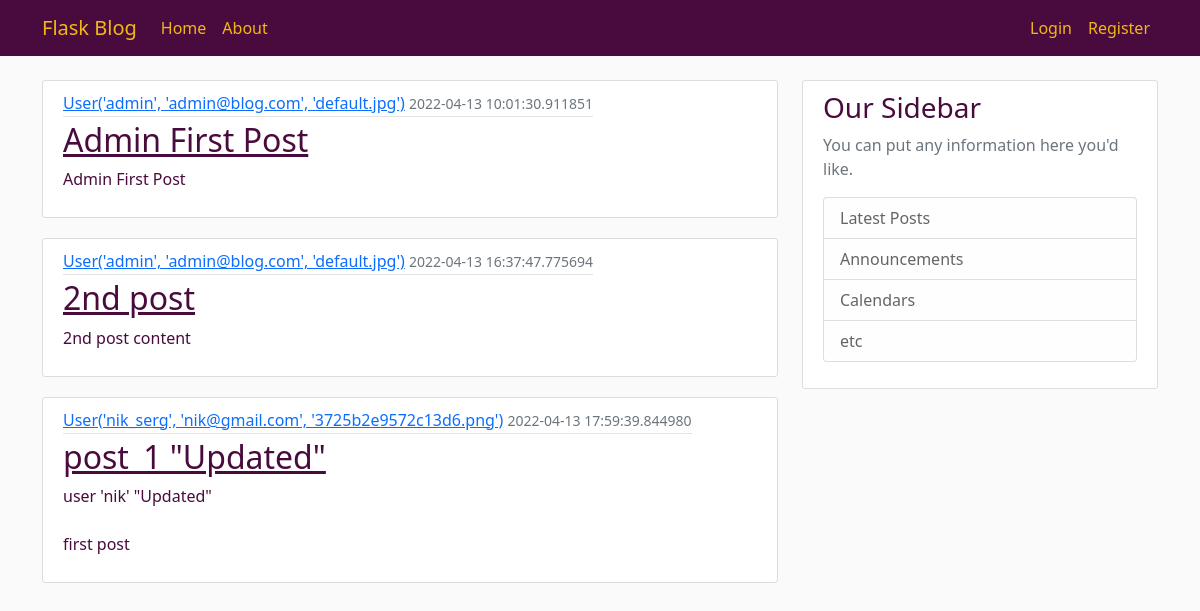
Page /home on the earlier database version.
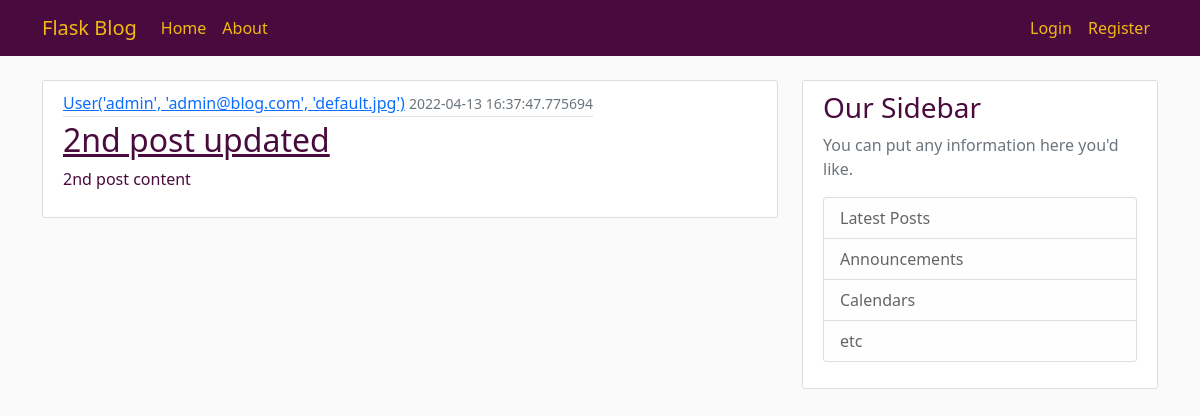
Same page on the later database version.
### flaskblog/models.py (models this page shows, shortened)
class Post(db.Model):
    id = db.Column(db.Integer, primary_key=True)
    title = db.Column(db.String(100), nullable=False)
    date_posted = db.Column(db.DateTime, nullable=False, default=datetime.utcnow)
    content = db.Column(db.Text, nullable=False)
    user_id = db.Column(db.Integer, db.ForeignKey('user.id'), nullable=False)

class User(db.Model, UserMixin):
    id = db.Column(db.Integer, primary_key=True)
    username = db.Column(db.String(20), unique=True, nullable=False)
    email = db.Column(db.String(120), unique=True, nullable=False)
    image_file = db.Column(db.String(20), nullable=False, default='default.jpg')
    password = db.Column(db.String(60), nullable=False)
    posts = db.relationship('Post', backref='author', lazy=True)
    def __repr__(self):
        return f"User('{self.username}', '{self.email}', '{self.image_file}')"

### flaskblog/routes.py (the view)
@app.route("/")
@app.route("/home")
def home():
    posts = Post.query.all()
    return render_template('home.html', posts=posts)

### flaskblog/templates/home.html
{% extends "layout.html" %}
{% block content %}
{% for post in posts %}
<article class="media content-section">
    <div class="media-body">
        <div class="article-metadata">
            <a class="mr-2" href="#">{{ post.author }}</a>
            <small class="text-muted">{{ post.date_posted }}</small>
        </div>
        <h2><a class="article-title" href="#">{{ post.title }}</a></h2>
        <p class="article-content">{{ post.content }}</p>
    </div>
</article>
{% endfor %}
{% endblock content%}

### flaskblog/templates/layout.html (shortened to what this page needs)
<!DOCTYPE html>
<html>
<head>
    <link href="https://cdn.jsdelivr.net/npm/bootstrap@5.1.3/dist/css/bootstrap.min.css"
 rel="stylesheet">
    <link rel="stylesheet" type="text/css" href="{{ url_for('static', filename='main.css') }}">
</head>
<body>
<header class="site-header">
    <nav class="navbar navbar-expand-md navbar-dark bg-steel fixed-top">
        <div class="container" id="nav">
            <a class="navbar-brand mr-4" href="/">Flask Blog</a>
            <div class="collapse navbar-collapse" id="navbarToggle">
                <div class="navbar-nav">
                    <a class="nav-item nav-link" href="{{ url_for('home') }}">Home</a>
                    <a class="nav-item nav-link" href="{{ url_for('about') }}">About</a>
                </div>
                <div class="navbar-nav ms-auto">
                    {% if current_user.is_authenticated %}
                    <a class="nav-item nav-link" href="{{ url_for('new_post') }}">New Post</a>
                    <a class="nav-item nav-link" href="{{ url_for('account') }}">Account</a>
                    <a class="nav-item nav-link" href="{{ url_for('logout') }}">Logout</a>
                    {% else %}
                    <a class="nav-item nav-link" href="{{ url_for('login') }}">Login</a>
                    <a class="nav-item nav-link" href="{{ url_for('register') }}">Register</a>
                    {% endif %}
                </div>
            </div>
        </div>
    </nav>
</header>
<main class="container" role="main">
    <div class="row">
        <div class="col-md-8">
            {% block content %}{% endblock %}
        </div>
        <div class="col-md-4">
            <div class="content-section">
                <h3>Our Sidebar</h3>
                <p class='text-muted'>You can put any information here you'd like.
                <ul class="list-group">
                    <li class="list-group-item list-group-item-light">Latest Posts</li>
                    <li class="list-group-item list-group-item-light">Announcements</li>
                    <li class="list-group-item list-group-item-light">Calendars</li>
                    <li class="list-group-item list-group-item-light">etc</li>
                </ul>
                </p>
            </div>
        </div>
    </div>
</main>
</body>
</html>

### flaskblog/static/main.css (style rules this page uses)
body { background: #fafafa; color: #490B3D; margin-top: 5rem; }
h1, h2, h3, h4, h5, h6 { color: #490B3D; }
.bg-steel { background-color: #490B3D; }
.navbar-brand.mr-4 { color: #F1B814; }
.site-header .navbar-nav .nav-link { color: #F1B814; }
.content-section { background: #ffffff; padding: 10px 20px; border: 1px solid #dddddd; border-radius: 3px; margin-bottom: 20px; }
.article-title { color: #490B3D; }
.article-content { white-space: pre-line; }
.article-metadata { padding-bottom: 1px; margin-bottom: 4px; border-bottom: 1px solid #e3e3e3 }
.media-body { display:inline-block }

Differences in the rows shown:
removed Post: author "User('admin', 'admin@blog.com', 'default.jpg')", date_posted "2022-04-13 10:01:30.911851", title "Admin First Post", content "Admin First Post"
removed Post: author "User('nik_serg', 'nik@gmail.com', '3725b2e9572c13d6.png')", date_posted "2022-04-13 17:59:39.844980", title "post_1 \"Updated\"", content "user 'nik' \"Updated\" first post"
changed Post "2nd post content": title "2nd post" → "2nd post updated"
